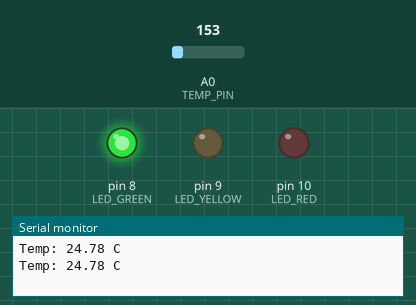
Simulated run of this sketch. Board: Arduino Uno, built with avr-gcc and run on an emulated ATmega328P. Shown: output pins drawn as LEDs (lit = HIGH), the last lines printed to the serial monitor. The inputs (shaded band) are chosen by the test bench; at power-on: A0 (TEMP_PIN) = 153.

Above: at 1.8 s.
1.9 s: A0 (TEMP_PIN) set to 169
At 2.6 s:
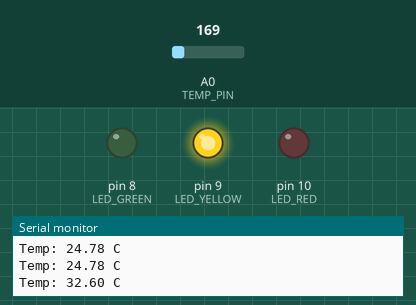
3.5 s: A0 (TEMP_PIN) set to 175
At 5.2 s:
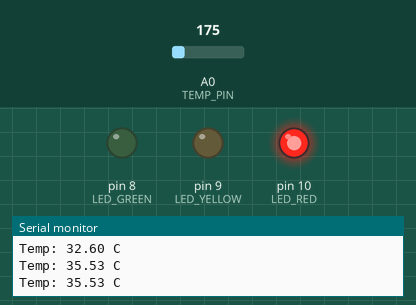
5.5 s: A0 (TEMP_PIN) set to 165
At 6.9 s:
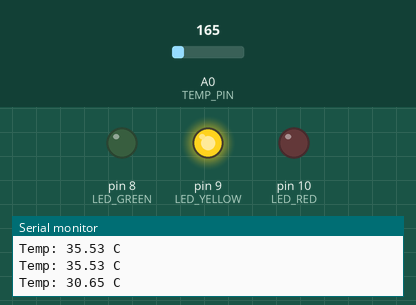
7.5 s: A0 (TEMP_PIN) set to 191
At 8.5 s:
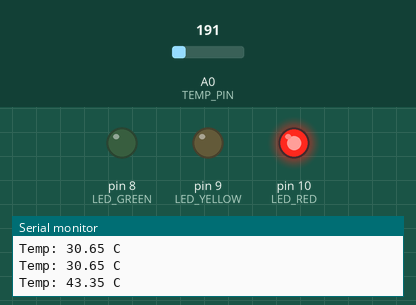
Timing chart, 0 to 10.5 s (numbered marks = the images above; inputs shaded):
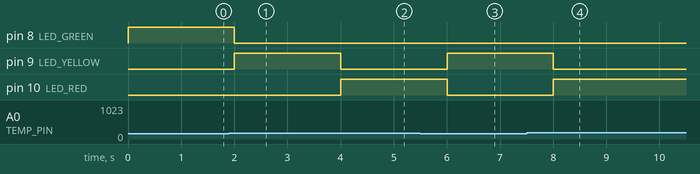

The sketch:

dazzling_snaget_bruticus1.ino
```cpp
const int TEMP_PIN   = A0;
const int LED_GREEN  = 8;
const int LED_YELLOW = 9;
const int LED_RED    = 10;

void setup() {
  pinMode(LED_GREEN,  OUTPUT);
  pinMode(LED_YELLOW, OUTPUT);
  pinMode(LED_RED,    OUTPUT);
  Serial.begin(9600);
}

void loop() {
  int raw = analogRead(TEMP_PIN);
  float voltage = (raw / 1023.0) * 5.0;
  float tempC   = (voltage - 0.5) * 100;

  digitalWrite(LED_GREEN,  LOW);
  digitalWrite(LED_YELLOW, LOW);
  digitalWrite(LED_RED,    LOW);

  if (tempC < 25) {
    digitalWrite(LED_GREEN, HIGH);
  } else if (tempC <= 35) {
    digitalWrite(LED_YELLOW, HIGH);
  } else {
    digitalWrite(LED_RED, HIGH);
  }

  Serial.print("Temp: ");
  Serial.print(tempC);
  Serial.println(" C");

  delay(1000);
}
```

Measured:
- the behaviour switches between 153 and 154 on A0 (TEMP_PIN) (found by bisection; images 0 and 1)
- after the input at 1.9 s, pin 8 (LED_GREEN): HIGH → LOW after 0.10 s; pin 9 (LED_YELLOW): LOW → HIGH after 0.10 s
- after the input at 3.5 s, pin 9 (LED_YELLOW): HIGH → LOW after 0.50 s; pin 10 (LED_RED): LOW → HIGH after 0.50 s
- after the input at 5.5 s, pin 9 (LED_YELLOW): LOW → HIGH after 0.50 s; pin 10 (LED_RED): HIGH → LOW after 0.50 s
- after the input at 7.5 s, pin 9 (LED_YELLOW): HIGH → LOW after 0.51 s; pin 10 (LED_RED): LOW → HIGH after 0.51 s
